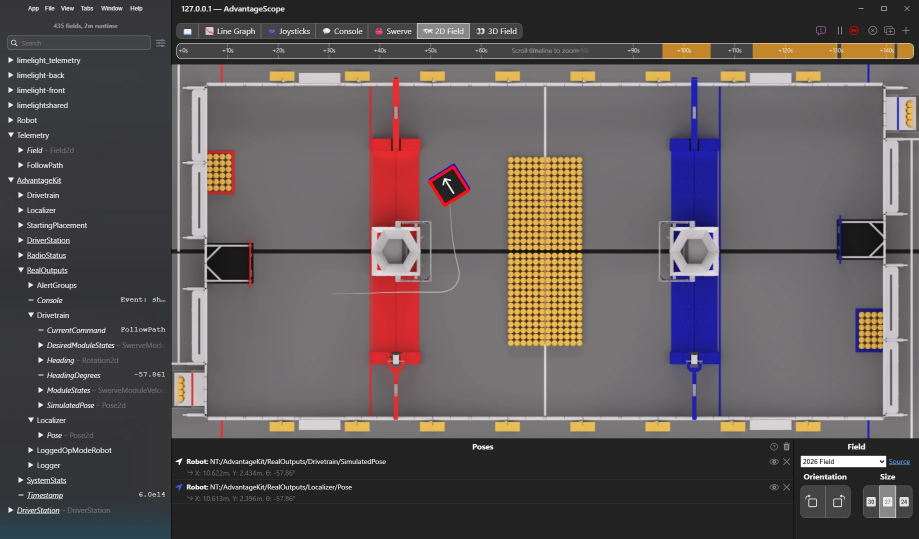
#> input picture tools/figures/data/17-advantagescope-two-corners-red.png, 1837 x 1077 px (shown at 1/2 size)
$ python 17-advantagescope-two-corners-red.py
#> lines starting #> are read from the running program, lines starting #| are printed output that depends on the picture
### tools/figures/screenshots.py
"""Stack screenshots into one numbered figure, the way Figure 17.3 marks SimGUI: a heading over each
panel on a dark background, Okabe-Ito orange outlines and numbered circles with a black outline
and digit. Used by the generators of the figures made from the user's screenshots (3.1, 7.2, 8.2, 11.1, 11.2, 13.3, 13.5, 16.2, 18.3, D.1, R.1).

A panel is a dict:
    shot     the screenshot's path
    crop     (x0, y0, x1, y1) in the screenshot's pixels
    scale    how much to scale the crop (the figure is WIDTH px wide; a panel can be narrower)
    boxes    [(x0, y0, x1, y1), ...] orange outlines, in the screenshot's pixels
    circles  [(number, x, y), ...] numbered circles, centred there, in the screenshot's pixels
    heading  the text over the panel (optional; a one-panel figure needs none)
"""

import os

from PIL import Image, ImageDraw, ImageFont

FONT = "/usr/share/fonts/truetype/dejavu/DejaVuSans-Bold.ttf"
BACKGROUND = (20, 23, 28)  # Figure 17.3's
HEADING = (204, 204, 204)  # Figure 17.3's
ORANGE = (230, 159, 0)  # Okabe-Ito orange, as in Figure 17.3
BLACK = (0, 0, 0)

WIDTH = 1600
MARGIN = 20
GAP = 26  # between one panel and the next heading
HEADING_SIZE = 26
RADIUS = 16  # callout circles, in the final image's pixels
SS = 2  # build at twice the size, then scale down, so circles and text come out smooth


def full_width_scale(crop):
    """The scale that makes a crop fill the figure between its margins."""
    return (WIDTH - 2 * MARGIN) / (crop[2] - crop[0])


def _panel_image(p):
    shot = Image.open(p["shot"]).convert("RGB")
#> shot is the input picture: PIL image 1837x1077 RGB; mean R, G, B 93.5, 86.8, 87.1
    x0, y0 = p["crop"][:2]
    crop = shot.crop(p["crop"])
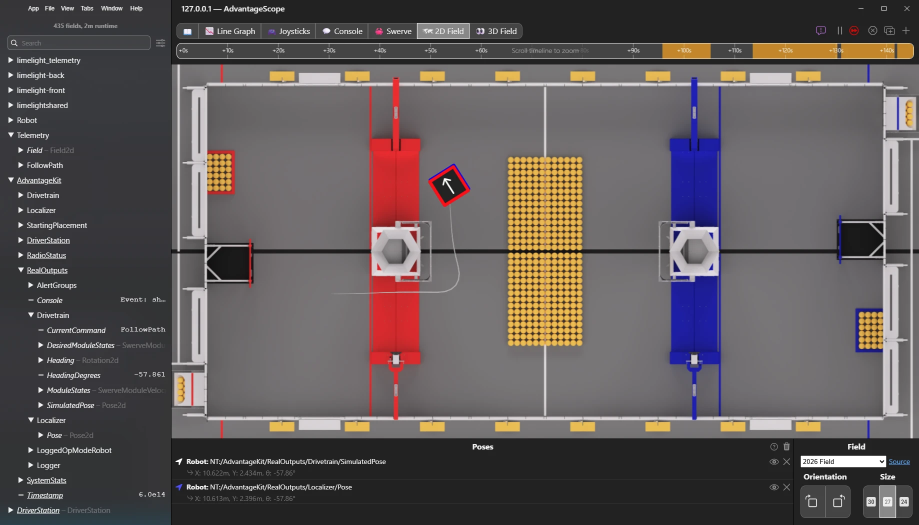
#> crop: PIL image 1837x1050 RGB (shown at 1/2 size); mean R, G, B 95, 88, 88.2
    draw = ImageDraw.Draw(crop)
    for bx0, by0, bx1, by1 in p.get("boxes", []):
        draw.rounded_rectangle([bx0 - x0, by0 - y0, bx1 - x0, by1 - y0], radius=5, outline=ORANGE, width=3)
    k = p["scale"] * SS
    return crop.resize((round(crop.width * k), round(crop.height * k)), Image.Resampling.LANCZOS)
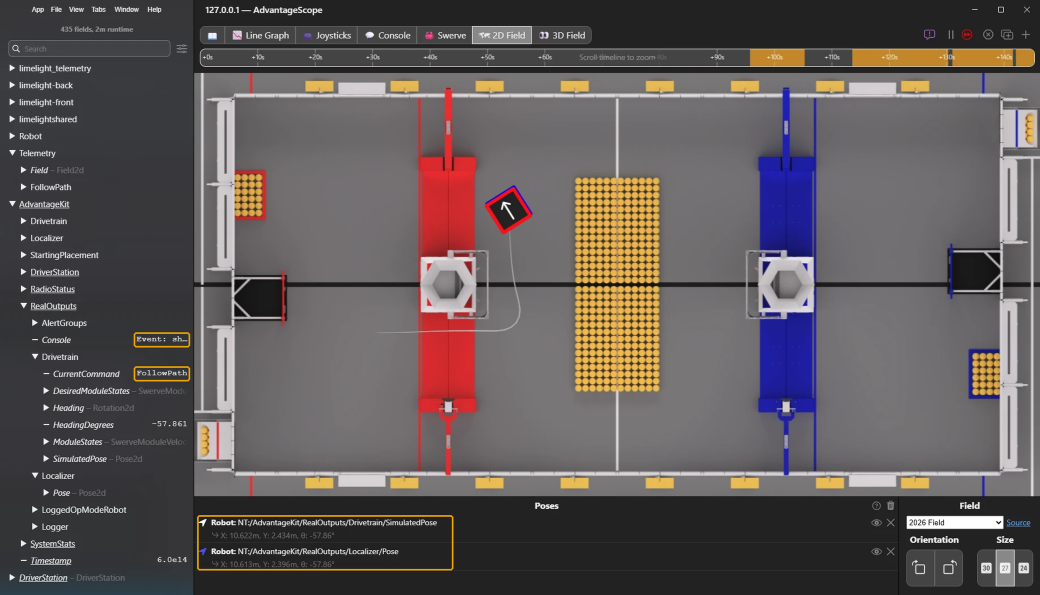
#> returned value: PIL image 3120x1783 RGB (shown at 1/3 size); mean R, G, B 95.4, 88.2, 88.1


def compose(panels, out_path, repo, method=None):
    """method: Pillow's quantize method; the default median cut can merge small colour swatches."""
    heading_font = ImageFont.truetype(FONT, HEADING_SIZE * SS)
    digit_font = ImageFont.truetype(FONT, round(RADIUS * 1.35 * SS))

    placed, y = [], (MARGIN * SS // 2) if panels[0].get("heading") else MARGIN * SS
    for p in panels:
        im = _panel_image(p)
        heading_y = y
        if p.get("heading"):
            y += round(HEADING_SIZE * 1.6) * SS
        placed.append((p, im, MARGIN * SS, y, heading_y))
        y += im.height + GAP * SS
#> y = 1875
    height = y - GAP * SS + MARGIN * SS
#> height = 1863

    canvas = Image.new("RGB", (WIDTH * SS, height), BACKGROUND)
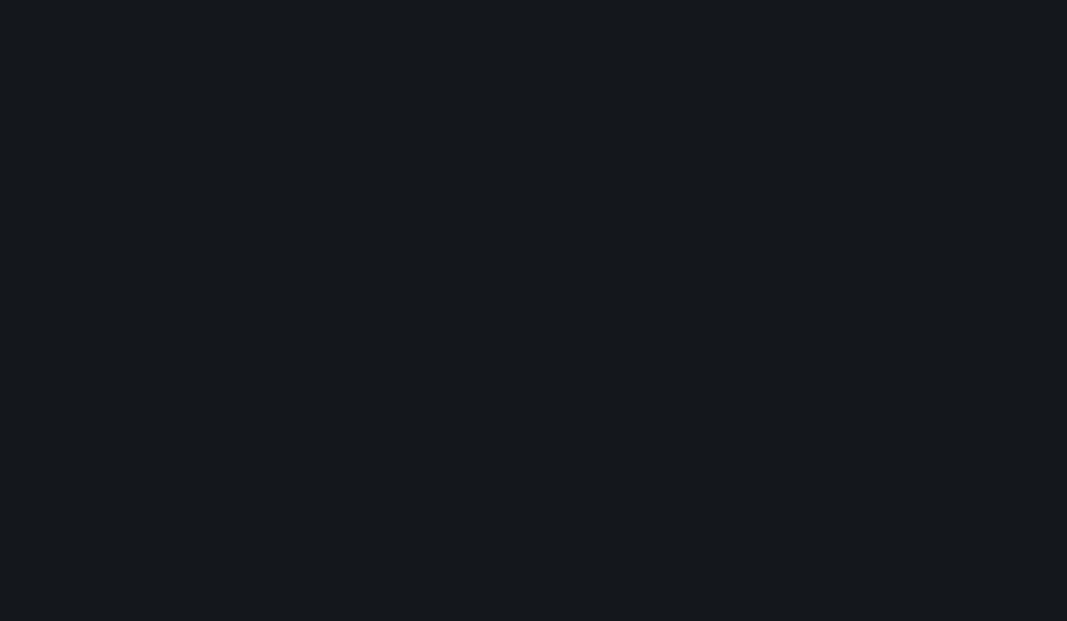
#> canvas: PIL image 3200x1863 RGB (shown at 1/3 size); mean R, G, B 20, 23, 28
    draw = ImageDraw.Draw(canvas)
    for p, im, x, y, heading_y in placed:
        if p.get("heading"):
            draw.text((x, heading_y), p["heading"], fill=HEADING, font=heading_font)
        canvas.paste(im, (x, y))
        k = p["scale"] * SS
        for number, sx, sy in p.get("circles", []):
            cx, cy = x + (sx - p["crop"][0]) * k, y + (sy - p["crop"][1]) * k
            r = RADIUS * SS
            draw.ellipse([cx - r, cy - r, cx + r, cy + r], fill=ORANGE, outline=BLACK, width=2 * SS)
            draw.text((cx, cy), str(number), fill=BLACK, font=digit_font, anchor="mm")
#> this loop made 1 pass
#> (x, y, heading_y, k) on pass 1: (40, 40, 40, 1.7)
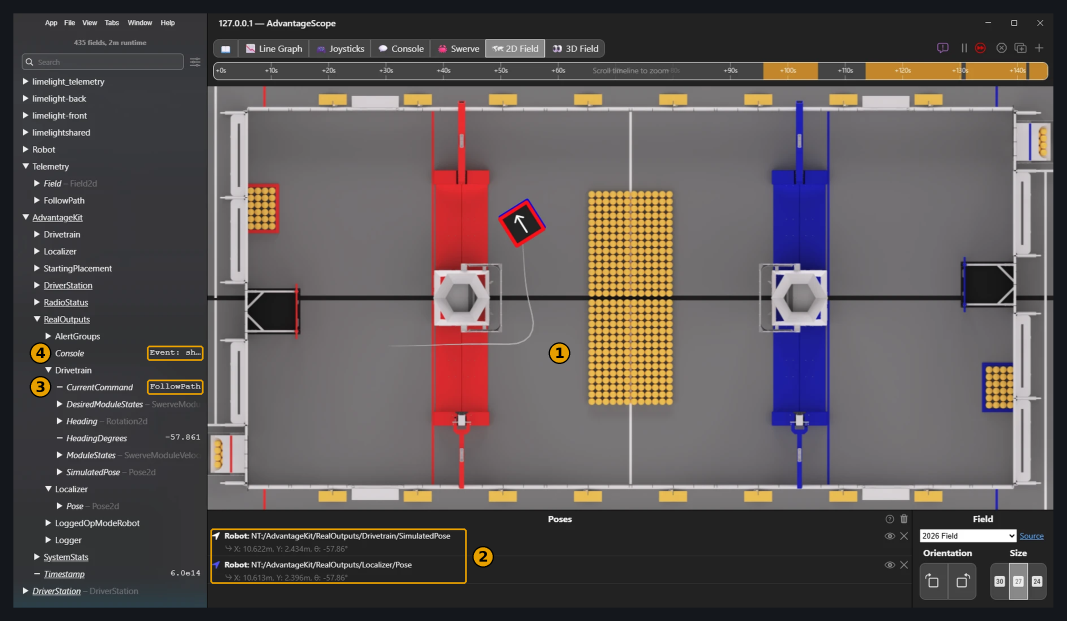
#> canvas: PIL image 3200x1863 RGB (shown at 1/3 size); mean R, G, B 90.6, 84, 83.9

    out = canvas.resize((WIDTH, round(height / SS)), Image.Resampling.LANCZOS)
    # Screenshots have few colours, so a 256-colour palette keeps them sharp and small.
    out = out.quantize(colors=256, method=method if method is not None else Image.Quantize.MEDIANCUT, dither=Image.Dither.NONE)
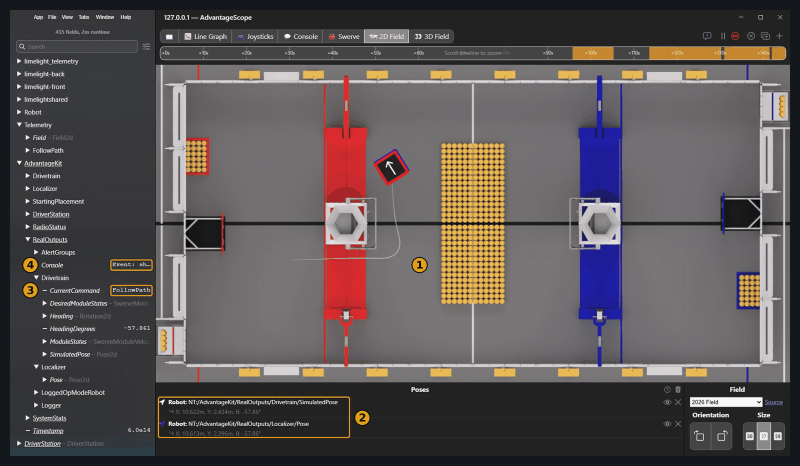
#> out: PIL image 1600x932 P (shown at 1/2 size); mean R, G, B 90.5, 84, 84.2
    out.save(out_path, optimize=True)
    print(f"wrote {os.path.relpath(out_path, repo)}: {out.width} x {out.height}, {os.path.getsize(out_path) // 1024} KB")
#| wrote docs/lessons/v3/images/17-advantagescope-two-corners-red.png: 1600 x 932, 200 KB

### tools/figures/17-advantagescope-two-corners-red.py
"""Lesson 17, Figure 17.6: Two Corners on the red alliance (Try It #6) on an AdvantageScope 2D Field tab.

The trail of the run along the first leg, past the corner and up the second (1); the Poses list,
truth (Drivetrain/SimulatedPose) and estimate (Localizer/Pose) at (10.622, 2.434) and
(10.613, 2.396), both -57.86 degrees (2); Drivetrain/CurrentCommand still FollowPath (3); the
Console output's last line, Event: shoot! (4). The field is drawn rotated half a turn from Figure
17.4: x grows to the left and y downwards (read from where the poses sit, not from a setting).

A screenshot the user took on 2026-11-21 in their own AdvantageScope on Windows (version not
recorded), live on the Lesson 17 state, red alliance:
data/17-advantagescope-two-corners-red.png (sent as WebP, converted unchanged). Nothing is
measured here.

    /usr/bin/python3.12 tools/figures/17-advantagescope-two-corners-red.py   (needs Pillow)
"""

import os

from screenshots import compose, full_width_scale

HERE = os.path.dirname(os.path.abspath(__file__))
REPO = os.path.abspath(os.path.join(HERE, "..", ".."))
OUT = os.path.join(REPO, "docs", "lessons", "v3", "images", "17-advantagescope-two-corners-red.png")
CROP = (0, 0, 1837, 1050)
SHOT = dict(
    shot=os.path.join(HERE, "data", "17-advantagescope-two-corners-red.png"),
    crop=CROP,
    scale=full_width_scale(CROP),
    boxes=[
        (348, 910, 800, 1007),  # the two Poses entries
        (236, 647, 335, 673),   # CurrentCommand: FollowPath
        (236, 587, 335, 613),   # Console: Event: sh...
    ],
    circles=[
        (1, 965, 600),   # the trail, at the corner
        (2, 830, 960),   # the poses' numbers
        (3, 48, 660),    # CurrentCommand
        (4, 48, 600),    # Console
    ],
)

if __name__ == "__main__":
    compose([SHOT], OUT, REPO)
